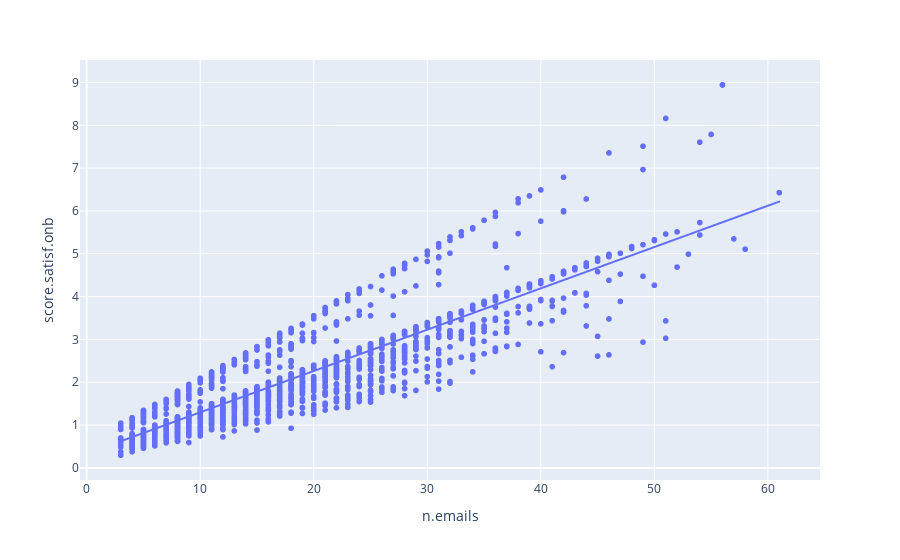

Write notebook code for a chart like this one.
### Code cell
px.scatter(recruitmentDf, x="n.emails", y="score.satisf.onb", trendline="ols", labels = {"x": "Number of emails", "y": "Satisfaction score"})

### Figure 1 — Plotly figure (JSON) as saved in the notebook; plotly's stock layout.template omitted (floating-point values rounded to 4 significant figures; data arrays with more than 128 entries replaced by an {"elided": "..."} marker saying what was removed)
{"data": [{"hovertemplate": "n.emails=%{x}<br>score.satisf.onb=%{y}<extra></extra>", "legendgroup": "", "marker": {"color": "#636efa", "symbol": "circle"}, "mode": "markers", "name": "", "showlegend": false, "type": "scattergl", "x": {"elided": "2989 int values"}, "xaxis": "x", "y": {"elided": "2989 float values"}, "yaxis": "y"}, {"hovertemplate": "<b>OLS trendline</b><br>score.satisf.onb = 0.0964799 * n.emails + 0.332974<br>R<sup>2</sup>=0.814538<br><br>n.emails=%{x}<br>score.satisf.onb=%{y} <b>(trend)</b><extra></extra>", "legendgroup": "", "marker": {"color": "#636efa", "symbol": "circle"}, "mode": "lines", "name": "", "showlegend": false, "type": "scattergl", "x": {"elided": "2989 int values"}, "xaxis": "x", "y": {"elided": "2989 float values"}, "yaxis": "y"}], "layout": {"legend": {"tracegroupgap": 0}, "margin": {"t": 60}, "xaxis": {"anchor": "y", "domain": [0, 1], "title": {"text": "n.emails"}}, "yaxis": {"anchor": "x", "domain": [0, 1], "title": {"text": "score.satisf.onb"}}}}
